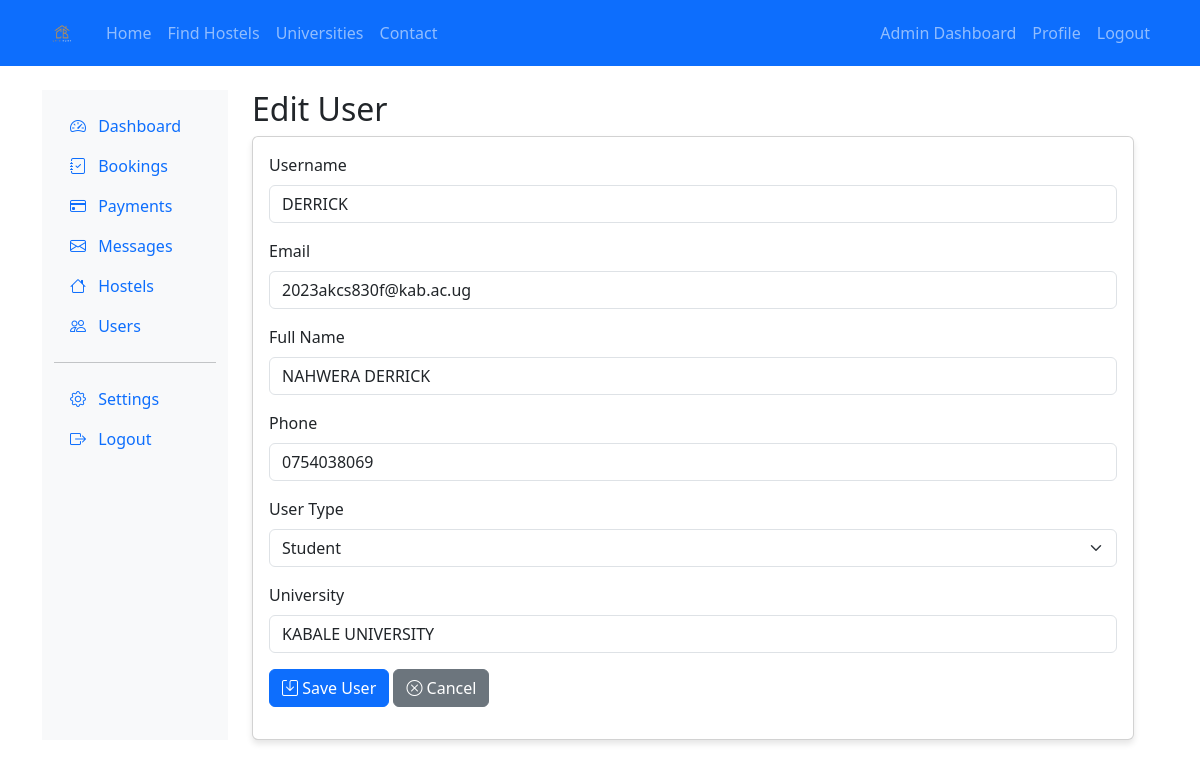
Page /admin_users.php?action=edit&id=8 (signed in) on the committed database.
### tables this page shows
CREATE TABLE `users` (
  `user_id` int(11) NOT NULL,
  `username` varchar(50) NOT NULL,
  `email` varchar(100) NOT NULL,
  `password` varchar(255) NOT NULL,
  `user_type` enum('student','landlord','admin') NOT NULL,
  `full_name` varchar(100) NOT NULL,
  `phone` varchar(20) NOT NULL,
  `university` varchar(100) DEFAULT NULL,
  `profile_pic` varchar(255) DEFAULT NULL,
  `verified` tinyint(1) DEFAULT 0,
  `created_at` timestamp NOT NULL DEFAULT current_timestamp(),
  `updated_at` timestamp NOT NULL DEFAULT current_timestamp() ON UPDATE current_timestamp(),
  `must_reset_password` tinyint(1) NOT NULL DEFAULT 0
);

### admin_users.php (the view, shortened to what this page needs)
<?php
require_once __DIR__ . '/functions.php';
$page_title = "Manage Users";
require_once __DIR__ . '/header.php';
$show_form = false;
$form_user = [
    'user_id' => 0,
    'username' => '',
    'email' => '',
    'full_name' => '',
    'phone' => '',
    'user_type' => 'student',
    'university' => '',
    'verified' => false
];
if (isset($_GET['action'])) {
    if ($_GET['action'] === 'add') {
        $show_form = true;
        $page_title = "Add New User";
    } elseif (isset($_GET['id'])) {
        $action = $_GET['action'];
        $user_id = (int)$_GET['id'];
        if ($action === 'delete') {
            $check_query = "SELECT user_type FROM users WHERE user_id = ?";
            $check_stmt = $conn->prepare($check_query);
            $check_stmt->bind_param("i", $user_id);
            $check_stmt->execute();
            $result = $check_stmt->get_result();
            $user_data = $result->fetch_assoc();
            if ($user_data && $user_data['user_type'] !== 'admin') {
                if ($user_data['user_type'] === 'landlord') {
                    $hstmt = $conn->prepare("SELECT COUNT(*) AS cnt FROM hostels WHERE landlord_id = ?");
                    $hstmt->bind_param("i", $user_id);
                    $hstmt->execute();
                    $hres = $hstmt->get_result()->fetch_assoc();
                    if ($hres && (int)$hres['cnt'] > 0) {
                        $_SESSION['error'] = "Cannot delete landlord who still owns hostels. Reassign or delete their hostels first.";
                        header("Location: admin_users.php");
                        exit();
                    }
                }
                $delete_query = "DELETE FROM users WHERE user_id = ?";
                $delete_stmt = $conn->prepare($delete_query);
                $delete_stmt->bind_param("i", $user_id);
                if ($delete_stmt->execute()) {
                    $_SESSION['success'] = "User deleted successfully";
                } else {
                    $_SESSION['error'] = "Error deleting user: " . $conn->error;
                }
            } else {
                $_SESSION['error'] = "Cannot delete admin users";
            }
            header("Location: admin_users.php");
            exit();
        } elseif ($action === 'edit') {
            $query = "SELECT * FROM users WHERE user_id = ?";
            $stmt = $conn->prepare($query);
            $stmt->bind_param("i", $user_id);
            $stmt->execute();
            $result = $stmt->get_result();
            if ($result->num_rows > 0) {
                $form_user = $result->fetch_assoc();
                $show_form = true;
                $page_title = "Edit User";
            } else {
                $_SESSION['error'] = "User not found";
                header("Location: admin_users.php");
                exit();
            }
        }
    }
}
?>
<!DOCTYPE html>
<html lang="en">
    <head>
        <link href="https://cdn.jsdelivr.net/npm/bootstrap@5.3.0/dist/css/bootstrap.min.css" rel="stylesheet">
        <link rel="stylesheet" href="https://cdn.jsdelivr.net/npm/bootstrap-icons@1.10.0/font/bootstrap-icons.css">
    </head>
    <body>
        <div class="container-fluid">
            <div class="row">
                <?php require_once __DIR__ . '/admin_sidebar.php'; ?>
                <main class="col-md-9 ms-sm-auto col-lg-10 px-md-4">
                    <h2><?php echo $page_title; ?></h2>
                <?php if ($show_form): ?>
                <div class="card">
                    <div class="card-body">
                        <form method="POST" action="admin_users.php">
                            <div class="mb-3">
                                <label for="username" class="form-label">Username</label>
                                <input type="text" class="form-control" id="username" name="username"
                                    value="<?php echo htmlspecialchars($form_user['username']); ?>" required>
                            </div>
                            <div class="mb-3">
                                <label for="email" class="form-label">Email</label>
                                <input type="email" class="form-control" id="email" name="email"
                                    value="<?php echo htmlspecialchars($form_user['email']); ?>" required>
                            </div>
                            <div class="mb-3">
                                <label for="full_name" class="form-label">Full Name</label>
                                <input type="text" class="form-control" id="full_name" name="full_name"
                                    value="<?php echo htmlspecialchars($form_user['full_name']); ?>" required>
                            </div>
                            <div class="mb-3">
                                <label for="phone" class="form-label">Phone</label>
                                <input type="text" class="form-control" id="phone" name="phone"
                                    value="<?php echo htmlspecialchars($form_user['phone']); ?>" required>
                            </div>
                            <div class="mb-3">
                                <label for="user_type" class="form-label">User Type</label>
                                <select class="form-select" id="user_type" name="user_type" required>
                                    <option value="student" <?php echo $form_user['user_type'] === 'student' ? 'selected' : ''; ?>>Student</option>
                                </select>
                            </div>
                            <div class="mb-3" id="university_field" style="display: <?php echo $form_user['user_type'] === 'student' ? 'block' : 'none'; ?>;">
                                <label for="university" class="form-label">University</label>
                                <input type="text" class="form-control" id="university" name="university"
                                    value="<?php echo htmlspecialchars($form_user['university']); ?>">
                            </div>
                            <div class="mb-3">
                                <button type="submit" class="btn btn-primary">
                                    <i class="bi bi-save"></i> Save User
                                </button>
                                <a href="admin_users.php" class="btn btn-secondary">
                                    <i class="bi bi-x-circle"></i> Cancel
                                </a>
                            </div>
                        </form>
                    </div>
                </div>
                <?php endif; ?>
            </main>
        </div>
    </div>
</body>
</html>

### style.css (style rules this page uses)
body { font-family: 'Segoe UI', Tahoma, Geneva, Verdana, sans-serif; background-color: #f8f9fa; }
.card { border: none; border-radius: 10px; box-shadow: 0 4px 6px rgba(0, 0, 0, 0.1); transition: transform 0.3s ease; }
.btn-primary { background-color: #0d6efd; border-color: #0d6efd; }
.form-control, .form-select { border-radius: 8px; padding: 0.5rem 0.75rem; }

### admin_users.php (style rules this page uses)
* { margin: 0; padding: 0; box-sizing: border-box; }

### rows in the picture
users: username "DERRICK", email "2023akcs830f@kab.ac.ug", full_name "NAHWERA DERRICK", phone "0754038069", user_type "Student", university "KABALE UNIVERSITY"

### other values in the picture
$page_title "Edit User"
